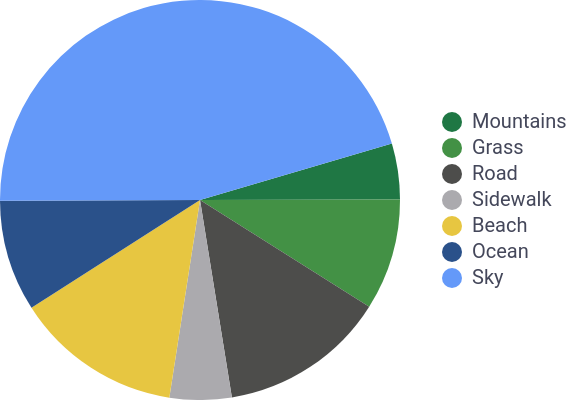

Specify this chart in Vega-Lite:
### Vega-Lite specification from a JSON file in a GitHub repository (floating-point values rounded to 4 significant figures)
{"$schema": "https://vega.github.io/schema/vega-lite/v4.json", "description": "", "name": "Road Pie Chart", "usermeta": {"source": "https://imgur.com/gallery/B35ouoH", "color": "https://coolors.co/e7c641-abaaae-4d4d4b-439145-1f7744-2a518a-6499f9", "tags": ["Pie Chart", "Interactive"]}, "height": 200, "width": 200, "padding": 0, "config": {"font": "Roboto", "style": {"guide-label": {"fill": "#44475a"}, "guide-title": {"fill": "#44475a"}}, "axis": {"domainColor": "#44475a", "tickColor": "#44475a"}}, "data": {"values": [{"category": "Mountains", "value": 4.5, "order": 1}, {"category": "Grass", "value": 9, "order": 2}, {"category": "Road", "value": 13.5, "order": 3}, {"category": "Sidewalk", "value": 5, "order": 4}, {"category": "Beach", "value": 13.5, "order": 5}, {"category": "Ocean", "value": 9, "order": 6}, {"category": "Sky", "value": 45.5, "order": 7}]}, "mark": {"type": "arc", "outerRadius": 100}, "selection": {"element": {"type": "multi", "fields": ["category"], "bind": "legend"}}, "encoding": {"theta": {"field": "value", "type": "quantitative", "scale": {"range": [1.285, 7.568]}, "stack": true}, "color": {"field": "category", "type": "nominal", "scale": {"domain": ["Mountains", "Grass", "Road", "Sidewalk", "Beach", "Ocean", "Sky"], "range": ["#1F7744", "#439145", "#4D4D4B", "#ABAAAE", "#E7C641", "#2A518A", "#6499F9"]}, "legend": {"title": null, "direction": "vertical", "orient": "none", "legendX": 220, "legendY": 55, "fillColor": "transparent"}}, "opacity": {"condition": {"selection": "element", "value": 1}, "value": 0.2}, "order": {"field": "order", "type": "quantitative"}}, "view": {"stroke": null}}
